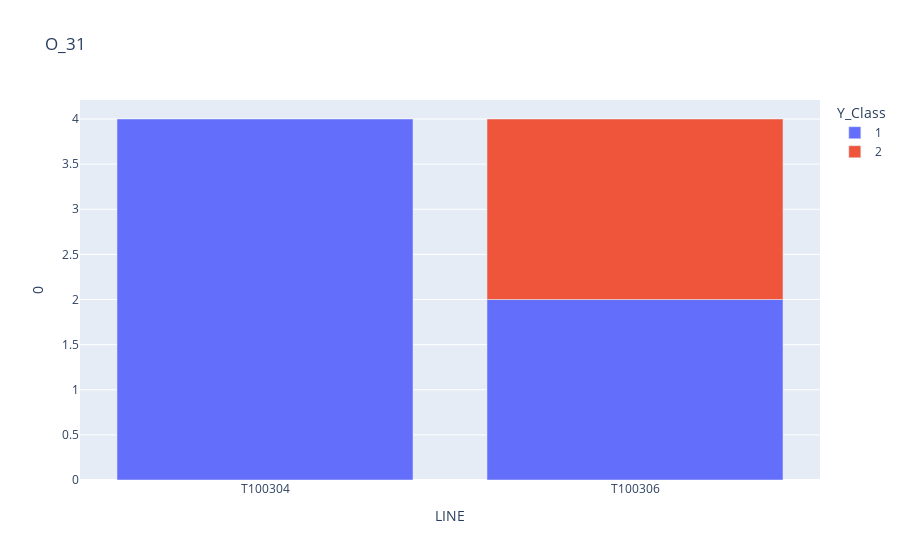

The notebook cell this image was saved under:
### Code cell
# O Product는 T Product와 동일하게 2개의 LINE만 사용 
grouped = nonX_original.groupby([nonX_original['PRODUCT_CODE'], nonX_original['LINE']]).value_counts().reset_index()
A_group = grouped[grouped['PRODUCT_CODE']=='O_31']
fig = px.bar(A_group, x="LINE", y=0, color ="Y_Class", title="O_31")
fig.show()

### Figure 1 — Plotly figure (JSON) as saved in the notebook; plotly's stock layout.template omitted (floating-point values rounded to 4 significant figures)
{"data": [{"alignmentgroup": "True", "hovertemplate": "Y_Class=1<br>LINE=%{x}<br>0=%{y}<extra></extra>", "legendgroup": "1", "marker": {"color": "#636efa", "pattern": {"shape": ""}}, "name": "1", "offsetgroup": "1", "orientation": "v", "showlegend": true, "textposition": "auto", "type": "bar", "x": ["T100304", "T100306"], "xaxis": "x", "y": [4, 2], "yaxis": "y"}, {"alignmentgroup": "True", "hovertemplate": "Y_Class=2<br>LINE=%{x}<br>0=%{y}<extra></extra>", "legendgroup": "2", "marker": {"color": "#EF553B", "pattern": {"shape": ""}}, "name": "2", "offsetgroup": "2", "orientation": "v", "showlegend": true, "textposition": "auto", "type": "bar", "x": ["T100306"], "xaxis": "x", "y": [2], "yaxis": "y"}], "layout": {"autosize": true, "barmode": "relative", "legend": {"title": {"text": "Y_Class"}, "tracegroupgap": 0}, "title": {"text": "O_31"}, "xaxis": {"anchor": "y", "autorange": true, "domain": [0, 1], "range": [-0.5, 1.5], "title": {"text": "LINE"}, "type": "category"}, "yaxis": {"anchor": "x", "autorange": true, "domain": [0, 1], "range": [0, 4.211], "title": {"text": "0"}, "type": "linear"}}}
